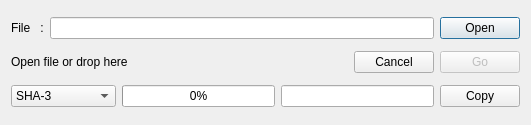
<?xml version="1.0" encoding="UTF-8"?>
<ui version="4.0">
 <class>HashCheckDialog</class>
 <widget class="QDialog" name="HashCheckDialog">
  <property name="geometry">
   <rect>
    <x>0</x>
    <y>0</y>
    <width>531</width>
    <height>125</height>
   </rect>
  </property>
  <property name="acceptDrops">
   <bool>true</bool>
  </property>
  <property name="windowTitle">
   <string>Hash Calculator</string>
  </property>
  <layout class="QVBoxLayout" name="verticalLayout_2">
   <item>
    <layout class="QHBoxLayout" name="horizontalLayout_2">
     <item>
      <widget class="QLabel" name="label">
       <property name="text">
        <string>File   :</string>
       </property>
      </widget>
     </item>
     <item>
      <widget class="QLineEdit" name="fileEdit">
       <property name="acceptDrops">
        <bool>false</bool>
       </property>
       <property name="placeholderText">
        <string notr="true"/>
       </property>
      </widget>
     </item>
     <item>
      <widget class="QPushButton" name="open">
       <property name="text">
        <string>Open</string>
       </property>
      </widget>
     </item>
    </layout>
   </item>
   <item>
    <layout class="QVBoxLayout" name="verticalLayout">
     <item>
      <layout class="QHBoxLayout" name="horizontalLayout_3">
       <item>
        <widget class="QLabel" name="label_2">
         <property name="acceptDrops">
          <bool>true</bool>
         </property>
         <property name="text">
          <string>Open file or drop here</string>
         </property>
        </widget>
       </item>
       <item>
        <spacer name="horizontalSpacer">
         <property name="orientation">
          <enum>Qt::Horizontal</enum>
         </property>
         <property name="sizeHint" stdset="0">
          <size>
           <width>40</width>
           <height>20</height>
          </size>
         </property>
        </spacer>
       </item>
       <item>
        <widget class="QPushButton" name="cancelButton">
         <property name="text">
          <string>Cancel</string>
         </property>
        </widget>
       </item>
       <item>
        <widget class="QPushButton" name="calculateButton">
         <property name="enabled">
          <bool>false</bool>
         </property>
         <property name="text">
          <string>Go</string>
         </property>
        </widget>
       </item>
      </layout>
     </item>
    </layout>
   </item>
   <item>
    <layout class="QHBoxLayout" name="horizontalLayout">
     <item>
      <widget class="QComboBox" name="hashSelector">
       <property name="currentText">
        <string notr="true">SHA-3</string>
       </property>
       <item>
        <property name="text">
         <string notr="true">SHA-3</string>
        </property>
       </item>
       <item>
        <property name="text">
         <string notr="true">SHA-1</string>
        </property>
       </item>
       <item>
        <property name="text">
         <string notr="true">SHA-224</string>
        </property>
       </item>
       <item>
        <property name="text">
         <string notr="true">SHA-256</string>
        </property>
       </item>
       <item>
        <property name="text">
         <string notr="true">SHA-384</string>
        </property>
       </item>
       <item>
        <property name="text">
         <string notr="true">SHA-512</string>
        </property>
       </item>
       <item>
        <property name="text">
         <string notr="true">SHA-512-256</string>
        </property>
       </item>
       <item>
        <property name="text">
         <string notr="true">Skein-512</string>
        </property>
       </item>
       <item>
        <property name="text">
         <string notr="true">Keccak-1600</string>
        </property>
       </item>
       <item>
        <property name="text">
         <string notr="true">Whirlpool</string>
        </property>
       </item>
       <item>
        <property name="text">
         <string notr="true">Blake2b</string>
        </property>
       </item>
       <item>
        <property name="text">
         <string notr="true">SHAKE-128</string>
        </property>
       </item>
       <item>
        <property name="text">
         <string notr="true">SHAKE-256</string>
        </property>
       </item>
       <item>
        <property name="text">
         <string notr="true">GOST-34.11</string>
        </property>
       </item>
       <item>
        <property name="text">
         <string notr="true">SM3</string>
        </property>
       </item>
       <item>
        <property name="text">
         <string notr="true">Tiger</string>
        </property>
       </item>
       <item>
        <property name="text">
         <string notr="true">Streebog-256</string>
        </property>
       </item>
       <item>
        <property name="text">
         <string notr="true">Streebog-512</string>
        </property>
       </item>
       <item>
        <property name="text">
         <string notr="true">RIPEMD-160</string>
        </property>
       </item>
       <item>
        <property name="text">
         <string notr="true">Adler32</string>
        </property>
       </item>
       <item>
        <property name="text">
         <string notr="true">MD4</string>
        </property>
       </item>
       <item>
        <property name="text">
         <string notr="true">MD5</string>
        </property>
       </item>
       <item>
        <property name="text">
         <string notr="true">CRC24</string>
        </property>
       </item>
       <item>
        <property name="text">
         <string notr="true">CRC32</string>
        </property>
       </item>
      </widget>
     </item>
     <item>
      <widget class="QProgressBar" name="progressBar">
       <property name="value">
        <number>0</number>
       </property>
       <property name="textVisible">
        <bool>true</bool>
       </property>
       <property name="format">
        <string notr="true">%p%</string>
       </property>
      </widget>
     </item>
     <item>
      <widget class="QLineEdit" name="checksumEdit">
       <property name="acceptDrops">
        <bool>false</bool>
       </property>
       <property name="placeholderText">
        <string notr="true"/>
       </property>
      </widget>
     </item>
     <item>
      <widget class="QPushButton" name="copyButton">
       <property name="text">
        <string>Copy</string>
       </property>
      </widget>
     </item>
    </layout>
   </item>
  </layout>
 </widget>
 <layoutdefault spacing="6" margin="11"/>
 <resources/>
 <connections/>
</ui>
